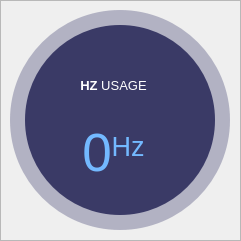
                      <widget class="QFrame" name="circularProgressBar_Main">
                       <property name="geometry">
                        <rect>
                         <x>30</x>
                         <y>29</y>
                         <width>241</width>
                         <height>241</height>
                        </rect>
                       </property>
                       <property name="styleSheet">
                        <string notr="true">background-color: none;</string>
                       </property>
                       <property name="frameShape">
                        <enum>QFrame::StyledPanel</enum>
                       </property>
                       <property name="frameShadow">
                        <enum>QFrame::Raised</enum>
                       </property>
                       <widget class="QFrame" name="circularBg">
                        <property name="geometry">
                         <rect>
                          <x>10</x>
                          <y>10</y>
                          <width>220</width>
                          <height>220</height>
                         </rect>
                        </property>
                        <property name="styleSheet">
                         <string notr="true">QFrame{
	border-radius: 110px;	
	background-color: rgba(85, 85, 127, 100);
}</string>
                        </property>
                        <property name="frameShape">
                         <enum>QFrame::StyledPanel</enum>
                        </property>
                        <property name="frameShadow">
                         <enum>QFrame::Raised</enum>
                        </property>
                       </widget>
                       <widget class="QFrame" name="circularContainer">
                        <property name="geometry">
                         <rect>
                          <x>25</x>
                          <y>25</y>
                          <width>190</width>
                          <height>190</height>
                         </rect>
                        </property>
                        <property name="styleSheet">
                         <string notr="true">QFrame{
	border-radius: 95px;	
	background-color: rgb(58, 58, 102);
}</string>
                        </property>
                        <property name="frameShape">
                         <enum>QFrame::StyledPanel</enum>
                        </property>
                        <property name="frameShadow">
                         <enum>QFrame::Raised</enum>
                        </property>
                        <widget class="QWidget" name="gridLayoutWidget">
                         <property name="geometry">
                          <rect>
                           <x>-17</x>
                           <y>29</y>
                           <width>211</width>
                           <height>131</height>
                          </rect>
                         </property>
                         <layout class="QGridLayout" name="infoLayout">
                          <item row="0" column="0">
                           <widget class="QLabel" name="labelAplicationName">
                            <property name="font">
                             <font>
                              <pointsize>10</pointsize>
                             </font>
                            </property>
                            <property name="styleSheet">
                             <string notr="true">color: #FFFFFF; background-color: none;</string>
                            </property>
                            <property name="text">
                             <string>&lt;strong&gt;HZ&lt;/strong&gt; USAGE</string>
                            </property>
                            <property name="alignment">
                             <set>Qt::AlignCenter</set>
                            </property>
                           </widget>
                          </item>
                          <item row="1" column="0">
                           <widget class="QLabel" name="labelPercentageHZ">
                            <property name="font">
                             <font>
                              <family>MS Shell Dlg 2</family>
                              <pointsize>25</pointsize>
                             </font>
                            </property>
                            <property name="styleSheet">
                             <string notr="true">color: rgb(115, 185, 255); padding: 0px; background-color: none;</string>
                            </property>
                            <property name="text">
                             <string>&lt;p align=&quot;center&quot;&gt;&lt;span style=&quot; font-size:40pt;&quot;&gt;0&lt;/span&gt;&lt;span style=&quot; font-size:30pt; vertical-align:super;&quot;&gt;Hz&lt;/span&gt;&lt;/p&gt;</string>
                            </property>
                            <property name="alignment">
                             <set>Qt::AlignCenter</set>
                            </property>
                           </widget>
                          </item>
                         </layout>
                        </widget>
                       </widget>
                       <widget class="QFrame" name="circularProgressHZ">
                        <property name="geometry">
                         <rect>
                          <x>10</x>
                          <y>10</y>
                          <width>220</width>
                          <height>220</height>
                         </rect>
                        </property>
                        <property name="styleSheet">
                         <string notr="true">QFrame{
	border-radius: 110px;	
	background-color: qconicalgradient(cx:0.5, cy:0.5, angle:90, stop:1 rgba(85, 255, 127, 255), stop:1 rgba(255, 255, 255, 0));
}</string>
                        </property>
                        <property name="frameShape">
                         <enum>QFrame::StyledPanel</enum>
                        </property>
                        <property name="frameShadow">
                         <enum>QFrame::Raised</enum>
                        </property>
                       </widget>
                       <zorder>circularProgressHZ</zorder>
                       <zorder>circularBg</zorder>
                       <zorder>circularContainer</zorder>
                      </widget>
